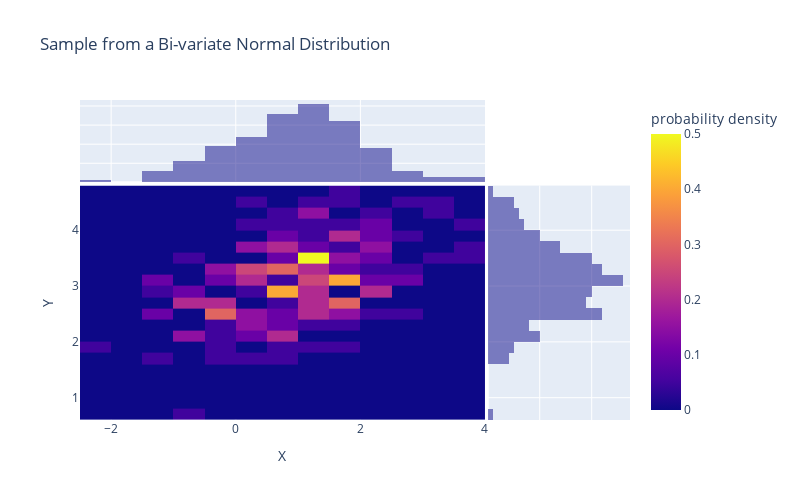

The notebook cell saved with this chart:
### Markdown cell above
2. Create a 2-D histogram with histogram marginals by using the function `density_heatmap` and specifying the arguments `marginal_x` and `marginal_y` as `'histogram'`

### Code cell
fig = px.density_heatmap(df, x="X", y="Y",
                         marginal_x="histogram", marginal_y="histogram",
                         nbinsx= 25,
                         nbinsy=25,
                         histnorm='probability density',
                         height = 500, width = 800,
                         title='Sample from a Bi-variate Normal Distribution')
fig.show()

### Figure 1 — Plotly figure (JSON) as saved in the notebook; plotly's stock layout.template omitted (floating-point values rounded to 4 significant figures; data arrays with more than 128 entries replaced by an {"elided": "..."} marker saying what was removed)
{"data": [{"coloraxis": "coloraxis", "histnorm": "probability density", "hovertemplate": "X=%{x}<br>Y=%{y}<br>probability density=%{z}<extra></extra>", "name": "", "nbinsx": 25, "nbinsy": 25, "type": "histogram2d", "x": {"elided": "200 float values"}, "xaxis": "x", "xbingroup": "x", "y": {"elided": "200 float values"}, "yaxis": "y", "ybingroup": "y"}, {"alignmentgroup": "True", "bingroup": "x", "hovertemplate": "X=%{x}<br>count=%{y}<extra></extra>", "legendgroup": "", "marker": {"color": "#0d0887"}, "name": "", "offsetgroup": "", "opacity": 0.5, "showlegend": false, "type": "histogram", "x": {"elided": "200 float values"}, "xaxis": "x3", "yaxis": "y3"}, {"alignmentgroup": "True", "bingroup": "y", "hovertemplate": "Y=%{y}<br>count=%{x}<extra></extra>", "legendgroup": "", "marker": {"color": "#0d0887"}, "name": "", "offsetgroup": "", "opacity": 0.5, "showlegend": false, "type": "histogram", "xaxis": "x2", "y": {"elided": "200 float values"}, "yaxis": "y2"}], "layout": {"barmode": "overlay", "coloraxis": {"colorbar": {"title": {"text": "probability density"}}, "colorscale": [[0, "#0d0887"], [0.1111, "#46039f"], [0.2222, "#7201a8"], [0.3333, "#9c179e"], [0.4444, "#bd3786"], [0.5556, "#d8576b"], [0.6667, "#ed7953"], [0.7778, "#fb9f3a"], [0.8889, "#fdca26"], [1, "#f0f921"]]}, "height": 500, "legend": {"tracegroupgap": 0}, "title": {"text": "Sample from a Bi-variate Normal Distribution"}, "width": 800, "xaxis": {"anchor": "y", "domain": [0, 0.7363], "title": {"text": "X"}}, "xaxis2": {"anchor": "y2", "domain": [0.7413, 1], "matches": "x2", "showgrid": true, "showline": false, "showticklabels": false, "ticks": ""}, "xaxis3": {"anchor": "y3", "domain": [0, 0.7363], "matches": "x", "showgrid": true, "showticklabels": false}, "xaxis4": {"anchor": "y4", "domain": [0.7413, 1], "matches": "x2", "showgrid": true, "showline": false, "showticklabels": false, "ticks": ""}, "yaxis": {"anchor": "x", "domain": [0, 0.7326], "title": {"text": "Y"}}, "yaxis2": {"anchor": "x2", "domain": [0, 0.7326], "matches": "y", "showgrid": true, "showticklabels": false}, "yaxis3": {"anchor": "x3", "domain": [0.7426, 1], "matches": "y3", "showgrid": true, "showline": false, "showticklabels": false, "ticks": ""}, "yaxis4": {"anchor": "x4", "domain": [0.7426, 1], "matches": "y3", "showgrid": true, "showline": false, "showticklabels": false, "ticks": ""}}}
